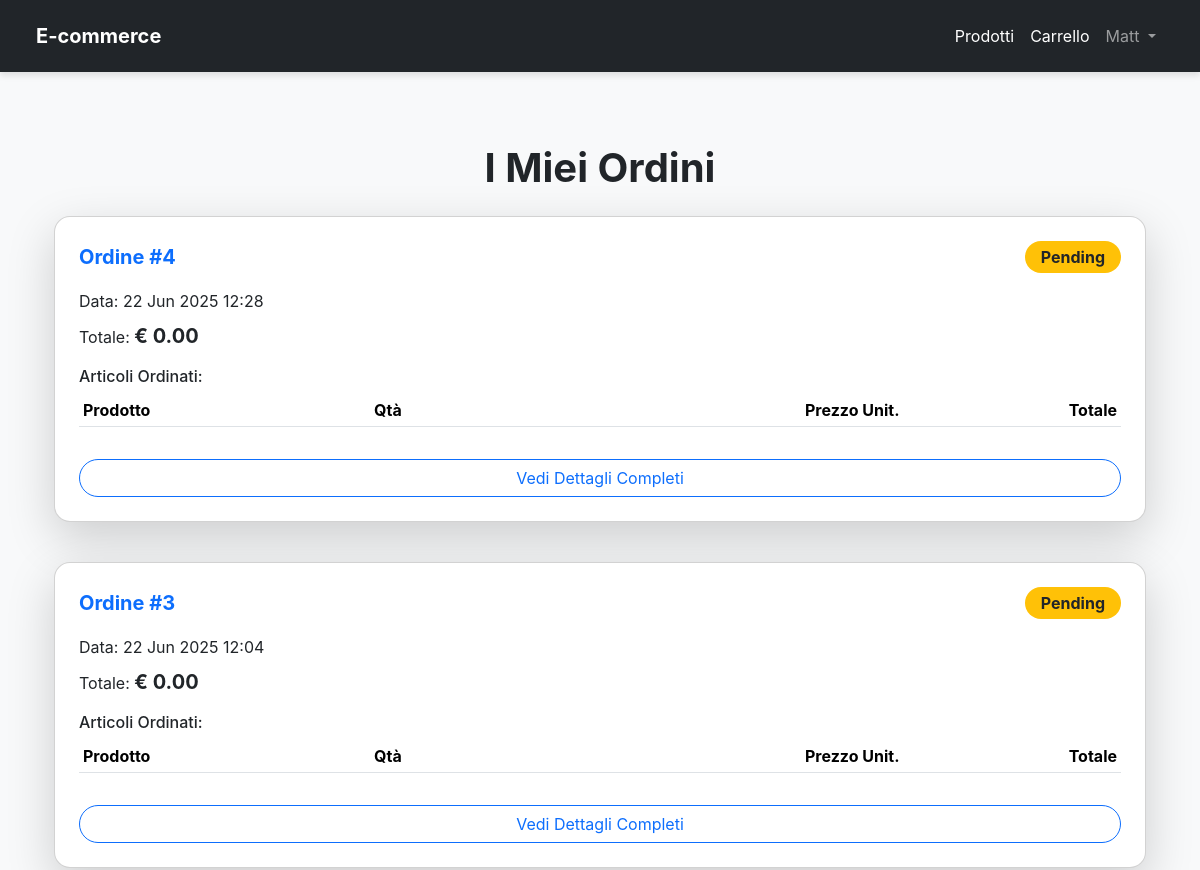
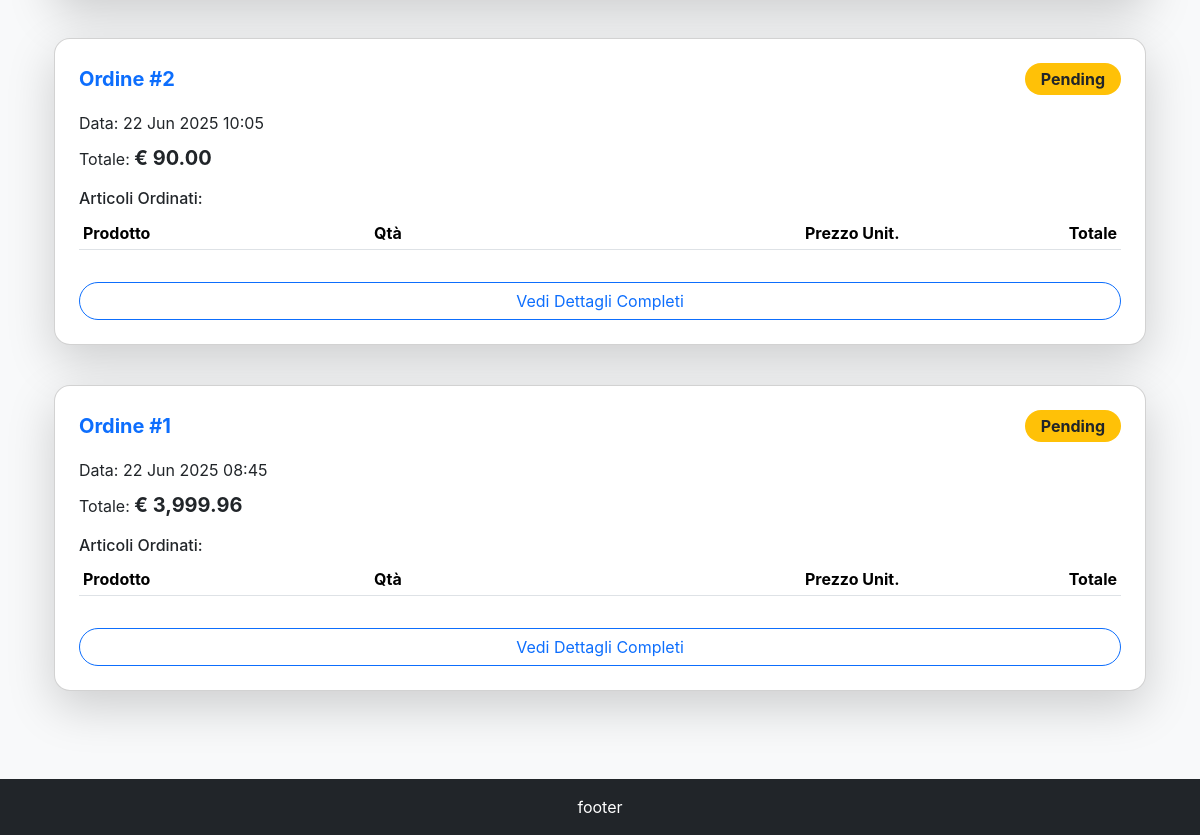
/orders/ (signed in), run on an earlier commit of the app's database (2 pictures, top to bottom).
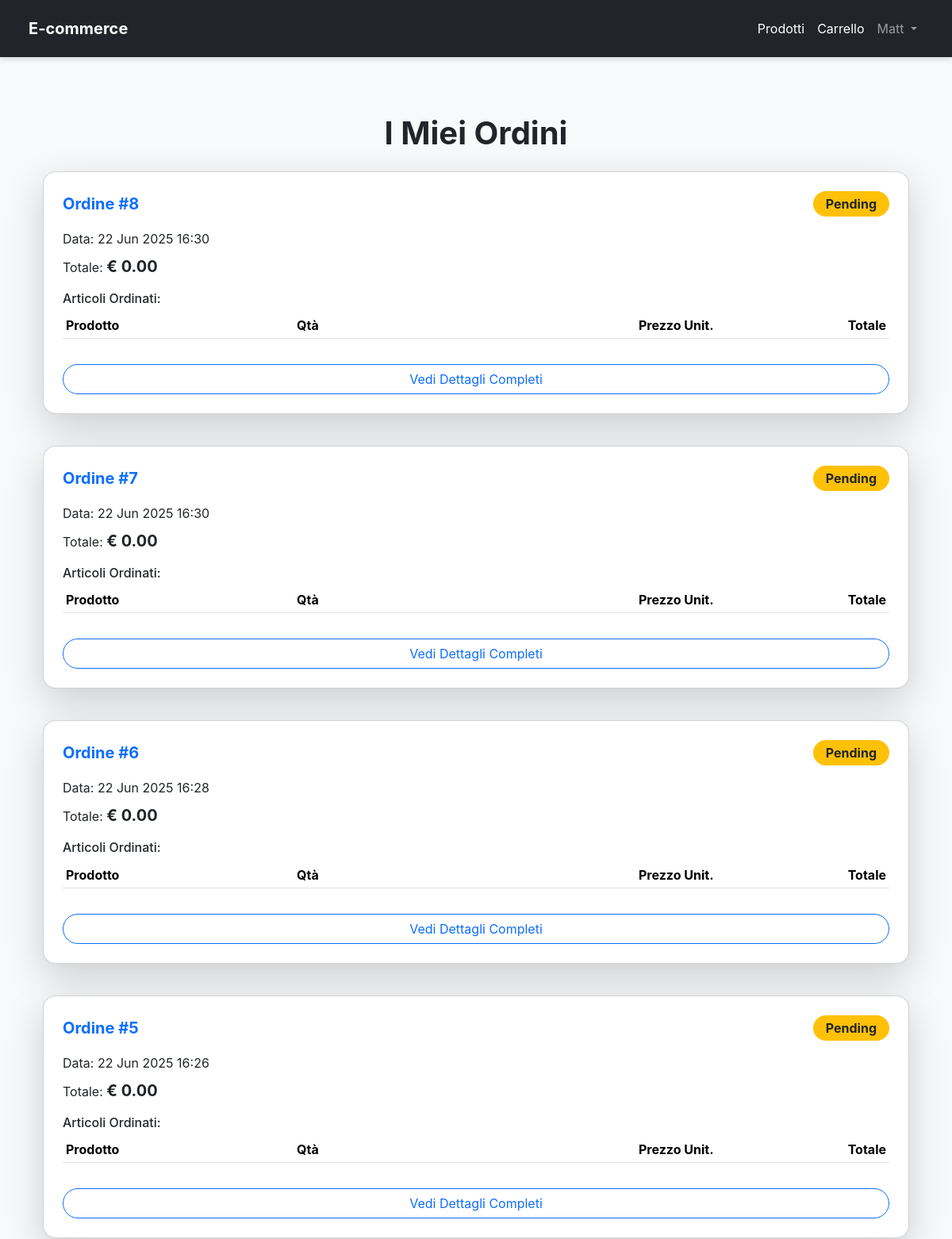
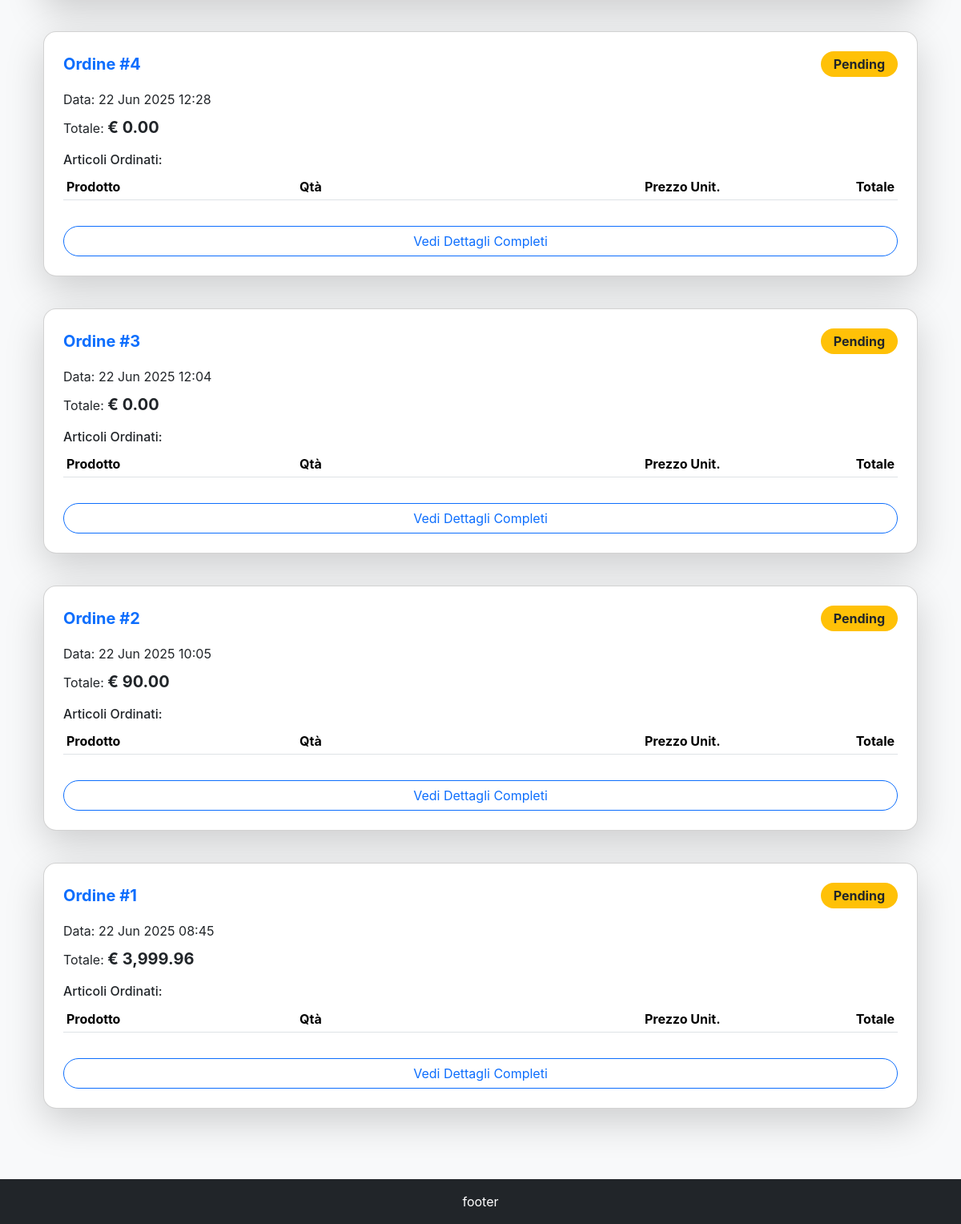
And on a later commit of the database (2 pictures, top to bottom).
### accounts/models.py (models this page shows, shortened)
class CustomUser(AbstractUser):
    birth_date = models.DateField(blank=True, null=True)
    REQUIRED_FIELDS = ['email', 'first_name', 'last_name', 'birth_date']

### orders/models.py (models this page shows)
class Order(models.Model):
    customer = models.ForeignKey(
        settings.AUTH_USER_MODEL,
        on_delete=models.CASCADE)
    ORDER_STATUS_CHOICES = [
        ('Pending', 'In Sospeso'),
        ('Processing', 'In Lavorazione'),
        ('Shipped', 'Spedito'),
        ('Delivered', 'Consegnato'),
        ('Cancelled', 'Annullato'),
    ]
    shipping_address = models.ForeignKey(Address, on_delete=models.CASCADE)
    purchase_date = models.DateTimeField(auto_now_add=True)
    total_amount = models.DecimalField(max_digits=10, decimal_places=2, default=0.00)
    status = models.CharField(max_length=50, choices=ORDER_STATUS_CHOICES, default='Pending')

### orders/views.py (the view)
# urls.py: path("", MyOrders.as_view(), name="my_orders"),
class MyOrders(LoginRequiredMixin, ListView):
    model = Order
    template_name = 'my_orders.html'
    context_object_name = 'orders'
    paginate_by = 10
    def get_queryset(self):
        return Order.objects.filter(customer=self.request.user).order_by('-purchase_date')

### templates/my_orders.html (shortened to what this page needs)
{% extends 'base.html' %}
{% load humanize %}
{% block content %}
<div class="container my-5">
    <h1 class="text-center fw-bold text-dark mb-4">I Miei Ordini</h1>
    {% if orders %}
        <div class="row row-cols-1 g-4">
            {% for order in orders %}
            <div class="col">
                <div class="card shadow-lg rounded-card p-4 mb-3">
                    <div class="d-flex justify-content-between align-items-center mb-3">
                        <h5 class="card-title fw-bold text-primary mb-0">Ordine #{{ order.id }}</h5>
                        <span class="badge {% if order.status == 'Completed' %}bg-success{% elif order.status == 'Pending' %}bg-warning text-dark{% else %}bg-info{% endif %} fs-6 py-2 px-3 rounded-pill">{{ order.status }}</span>
                    </div>
                    <p class="card-text mb-2">Data: {{ order.purchase_date|date:"d M Y H:i" }}</p>
                    <p class="card-text mb-3">Totale: <span class="fw-bold fs-5 text-dark">€ {{ order.total_amount|floatformat:2|intcomma }}</span></p>
                    <h6 class="mb-2">Articoli Ordinati:</h6>
                    <div class="table-responsive mb-3">
                        <table class="table table-striped table-sm">
                            <thead>
                                <tr>
                                    <th scope="col">Prodotto</th>
                                    <th scope="col">Qtà</th>
                                    <th scope="col" class="text-end">Prezzo Unit.</th>
                                    <th scope="col" class="text-end">Totale</th>
                                </tr>
                            </thead>
                        </table>
                    </div>
                    <a href="{% url 'order_confirmation' order.id %}" class="btn btn-outline-primary rounded-pill mt-auto">Vedi Dettagli Completi</a>
                </div>
            </div>
            {% endfor %}
        </div>
    {% else %}
    <div class="alert alert-info text-center mt-5" role="alert">
        Non hai ancora effettuato nessun ordine. <a href="{% url 'product_list' %}" class="alert-link">Inizia a fare shopping!</a>
    </div>
    {% endif %}
</div>
{% endblock content %}

### templates/base.html (shortened to what this page needs)
<!DOCTYPE html>
<html lang="it">
<head>
    <link href="https://cdn.jsdelivr.net/npm/bootstrap@5.3.3/dist/css/bootstrap.min.css" rel="stylesheet"
          xintegrity="sha384-QWTKZyjpPEjISv5WaRU9Oer_idvLwtxj0s3rNb+eD+PjSgWvKWHB/a8P+fK7">
</head>
<body class="d-flex flex-column min-vh-100">
    <nav class="navbar navbar-expand-lg fixed-top navbar-dark bg-dark px-4 py-3">
        <div class="container-fluid">
            <a class="navbar-brand fw-bold text-white" href="/">E-commerce</a>
            <div class="collapse navbar-collapse" id="navbarNav">
                {% if user.is_authenticated %}
                <ul class="navbar-nav ms-auto">
                    <li class="nav-item">
                        <a class="nav-link text-white" href="{% url 'product_list' %}">Prodotti</a>
                    </li>
                    <li class="nav-item">
                        <a class="nav-link text-white" href="{% url 'cart' %}">Carrello</a>
                    </li>
                    <li class="nav-item dropdown">
                        <a class="nav-link dropdown-toggle" href="#" role="button" data-bs-toggle="dropdown" aria-expanded="false">
                            {{ user.username }}
                        </a>
                    </li>
                </ul>
                {% endif %}
            </div>
        </div>
    </nav>
    <main class="container my-4 flex-grow-1">
        {% block content %}
        {% endblock content %}
    </main>
    <footer class="bg-dark text-white text-center py-3 mt-auto rounded-top-lg">
        <div class="container">
            <p class="mb-0">footer</p>
        </div>
    </footer>
</body>
</html>

### templates/base.html (style rules this page uses)
body { font-family: 'Inter', sans-serif; background-color: #f8f9fa; padding-top: 4.5rem; }
.rounded-card { border-radius: 1rem; }
.navbar { box-shadow: 0 4px 6px rgba(0, 0, 0, 0.1); }

What changed in the data, as far as the page shows it:
added Order: id "8", status "Pending", purchase_date "22 Jun 2025 16:30", total_amount "0.00"
added Order: id "7", status "Pending", purchase_date "22 Jun 2025 16:30", total_amount "0.00"
added Order: id "6", status "Pending", purchase_date "22 Jun 2025 16:28", total_amount "0.00"
added Order: id "5", status "Pending", purchase_date "22 Jun 2025 16:26", total_amount "0.00"
